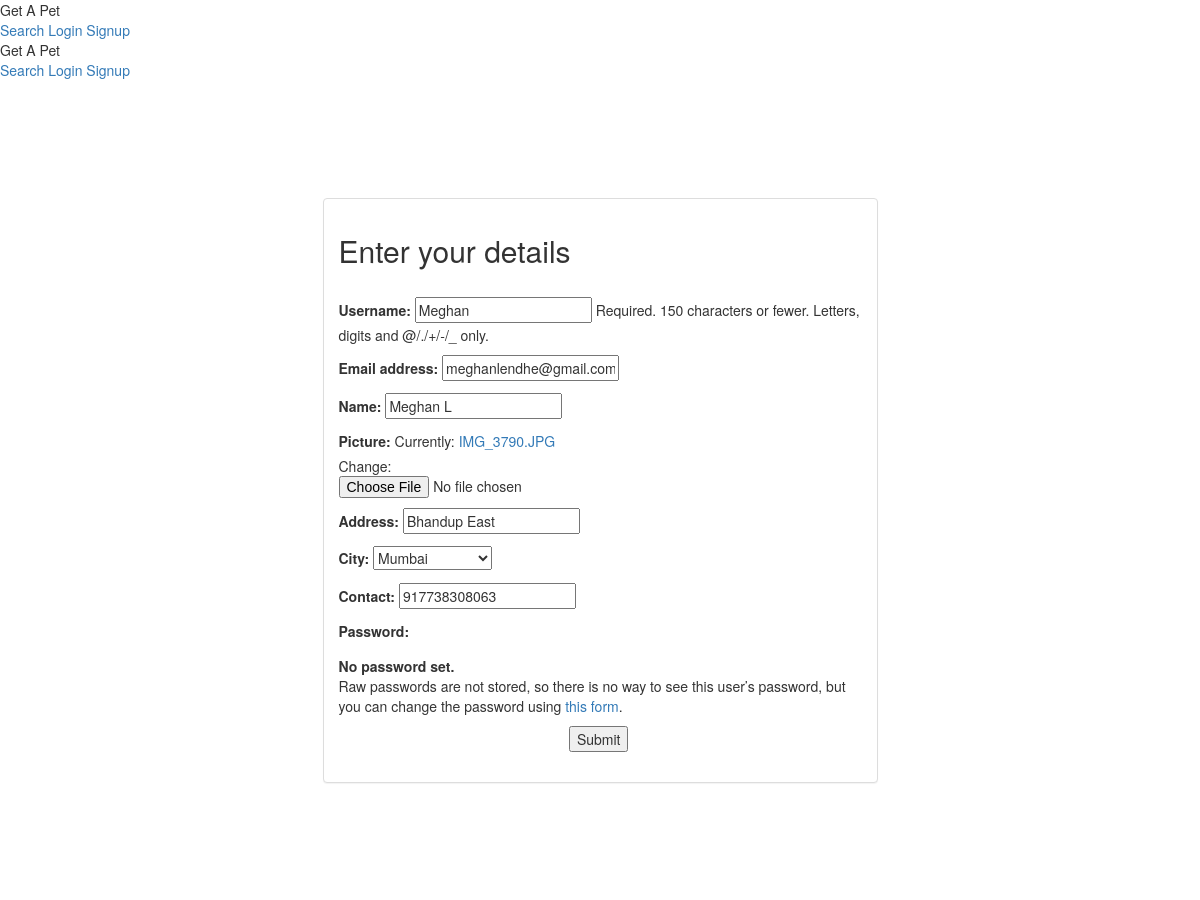
The page /users/updateprofile/5 on the database its author committed.
### users/models.py (models this page shows, shortened)
class CustomUser(AbstractUser):
    name = models.CharField(max_length=150)
    picture = models.FileField(null=True)
    address = models.CharField(max_length=100)
    city = models.CharField(max_length=50, choices=CITY_CHOICES)
    phone_regex = RegexValidator(regex=r'^\+?1?\d{10,15}$', message="Phone number must be entered in the format: '+999999999'. Up to 15 digits allowed.")
    contact = models.CharField(validators=[phone_regex], max_length=17, blank=True)

### users/views.py (the view)
# urls.py: path('updateprofile/<int:pk>', views.UpdateProfile.as_view(), name='updateprofile'),
class UpdateProfile(UpdateView):
    model = CustomUser
    form_class = CustomUserChangeForm
    success_url = reverse_lazy('dashboard')
    template_name = 'signup.html'

### users/forms.py (shortened to what this page needs)
class CustomUserChangeForm(UserChangeForm):
    class Meta:
        model = CustomUser
        fields = ('username', 'email', 'name', 'picture', 'address', 'city', 'contact')

### templates/signup.html (shortened to what this page needs)
{% extends 'base.html' %}
{% block content %}
<br>
<div class="container-fluid vertical-align">
  <div class="col-sm-6 col-sm-offset-3 col-md-6">
    <div class="panel panel-default">
      <div class="panel-body">
        <h2>Enter your details</h2><br>
        <form class="form-horizontal" method="post" enctype="multipart/form-data">
          {{ form.as_p }}
          <div class="form-group">
            <div class="col-md-offset-5 col-sm-10">
              <button type="submit" class="mdl-button mdl-js-button mdl-button--raised mdl-js-ripple-effect mdl-button--accent">Submit</button>
            </div>
          </div>
        </form>
      </div>
    </div>
  </div>
</div>
{% endblock %}

### static/final/styles.css (style rules this page uses)
.vertical-align { min-height:100%; min-height:100vh; display:flex; align-items:center; }

### rows shown on the page
CustomUser: username "Meghan", email "meghanlendhe@gmail.com", name "Meghan L", address "Bhandup East", city "Mumbai", contact "917738308063"
